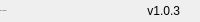
              <widget class="QFrame" name="bottomBar">
               <property name="minimumSize">
                <size>
                 <width>0</width>
                 <height>22</height>
                </size>
               </property>
               <property name="maximumSize">
                <size>
                 <width>16777215</width>
                 <height>22</height>
                </size>
               </property>
               <property name="frameShape">
                <enum>QFrame::NoFrame</enum>
               </property>
               <property name="frameShadow">
                <enum>QFrame::Raised</enum>
               </property>
               <layout class="QHBoxLayout" name="horizontalLayout_5">
                <property name="spacing">
                 <number>0</number>
                </property>
                <property name="leftMargin">
                 <number>0</number>
                </property>
                <property name="topMargin">
                 <number>0</number>
                </property>
                <property name="rightMargin">
                 <number>0</number>
                </property>
                <property name="bottomMargin">
                 <number>0</number>
                </property>
                <item>
                 <widget class="QLabel" name="creditsLabel">
                  <property name="maximumSize">
                   <size>
                    <width>16777215</width>
                    <height>16</height>
                   </size>
                  </property>
                  <property name="font">
                   <font>
                    <family>Segoe UI</family>
                    <pointsize>-1</pointsize>
                    <italic>false</italic>
                    <bold>false</bold>
                   </font>
                  </property>
                  <property name="text">
                   <string>By: Le Tan Dat</string>
                  </property>
                  <property name="alignment">
                   <set>Qt::AlignLeading|Qt::AlignLeft|Qt::AlignVCenter</set>
                  </property>
                 </widget>
                </item>
                <item>
                 <widget class="QLabel" name="version">
                  <property name="text">
                   <string>v1.0.3</string>
                  </property>
                  <property name="alignment">
                   <set>Qt::AlignRight|Qt::AlignTrailing|Qt::AlignVCenter</set>
                  </property>
                 </widget>
                </item>
                <item>
                 <widget class="QFrame" name="frame_size_grip">
                  <property name="minimumSize">
                   <size>
                    <width>20</width>
                    <height>0</height>
                   </size>
                  </property>
                  <property name="maximumSize">
                   <size>
                    <width>20</width>
                    <height>16777215</height>
                   </size>
                  </property>
                  <property name="frameShape">
                   <enum>QFrame::NoFrame</enum>
                  </property>
                  <property name="frameShadow">
                   <enum>QFrame::Raised</enum>
                  </property>
                 </widget>
                </item>
               </layout>
              </widget>
